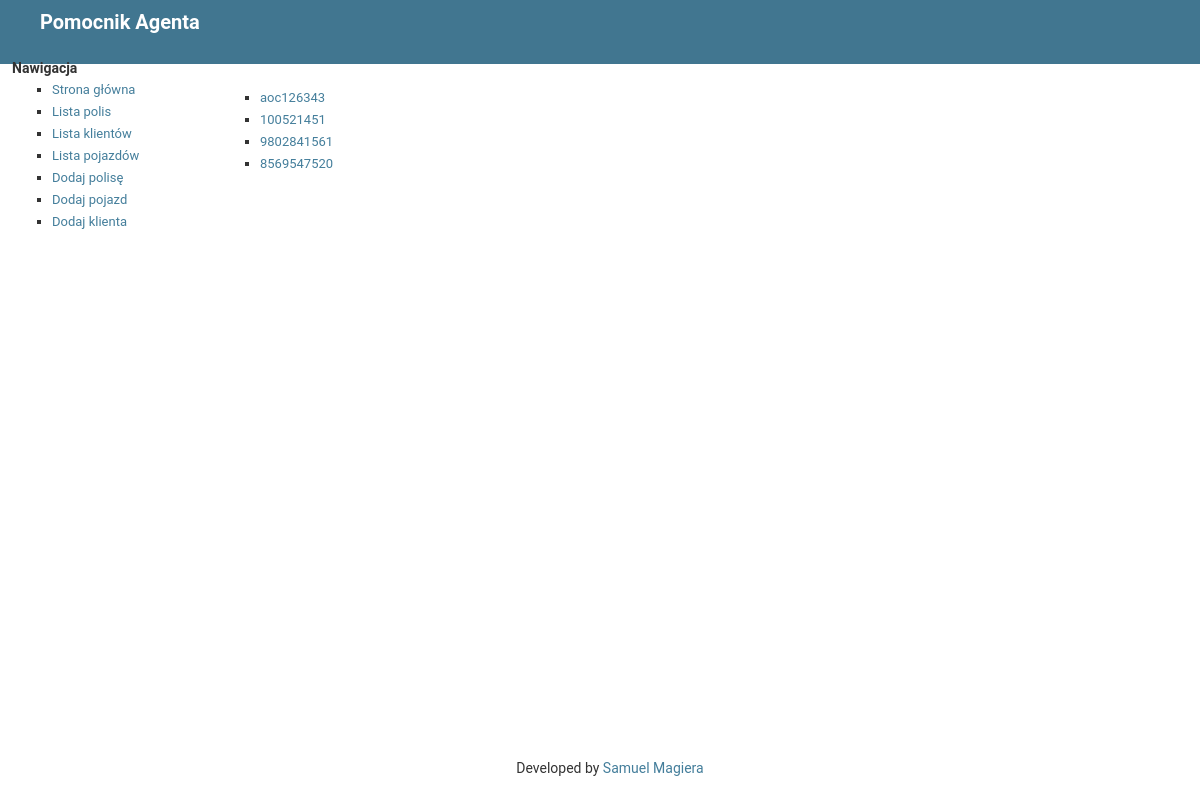
Before: /helper/ with the older database file.
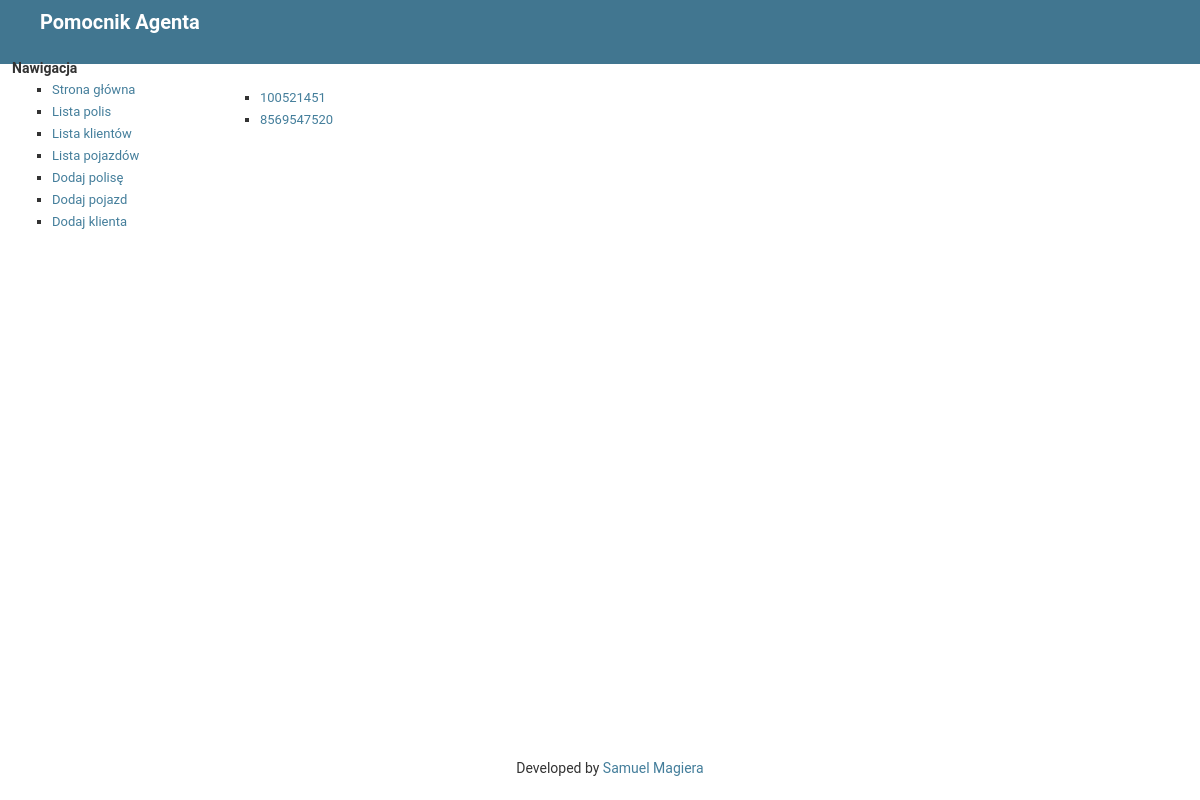
After: the same page with the newer database file.
### helper/models.py (models this page shows, shortened)
class Policy(models.Model):
    INSTALLMENTS_CHOICES = (
        (1, 'jedna'),
        (2, 'dwie'),
        (4, 'cztery'),
    )
    PAYMENT_CHOICES = (
        (1, 'gotówka'),
        (2, 'przelew')
    )
    number = models.CharField(max_length=20)
    date_issued = models.DateField()
    date_start = models.DateField()
    date_end = models.DateField()
    premium = models.DecimalField(max_digits=7, decimal_places=2)
    installments = models.IntegerField(
        choices = INSTALLMENTS_CHOICES,
        default=1,
    )
    payment = models.IntegerField(
        choices=PAYMENT_CHOICES,
        default=1,
    )
    insurer = models.ForeignKey(Insurer, on_delete=models.CASCADE)
    vehicle = models.ForeignKey(Vehicle, on_delete=models.CASCADE)

### helper/views.py (the view)
# urls.py: path('', views.IndexView.as_view(), name='index'),
class IndexView(generic.ListView):
    template_name = 'helper/index.html'
    context_object_name = 'policy_list'
    def get_queryset(self):
        return Policy.objects.order_by('-date_issued')[:10]

### helper/templates/helper/index.html (shortened to what this page needs)
{% extends "helper/base.html" %}
{% block content %}
{% if policy_list %}
    <ul>
        {%for policy in policy_list %}
            <li><a href="{% url 'helper:details' policy.id %}">{{ policy.number }}</a></li>
        {% endfor %}
    </ul>
{% else %}
    <p>No policies.</p>
{% endif %}
{% endblock %}

Changed rows visible on the page:
removed Policy: number "aoc126343"
removed Policy: number "9802841561"
